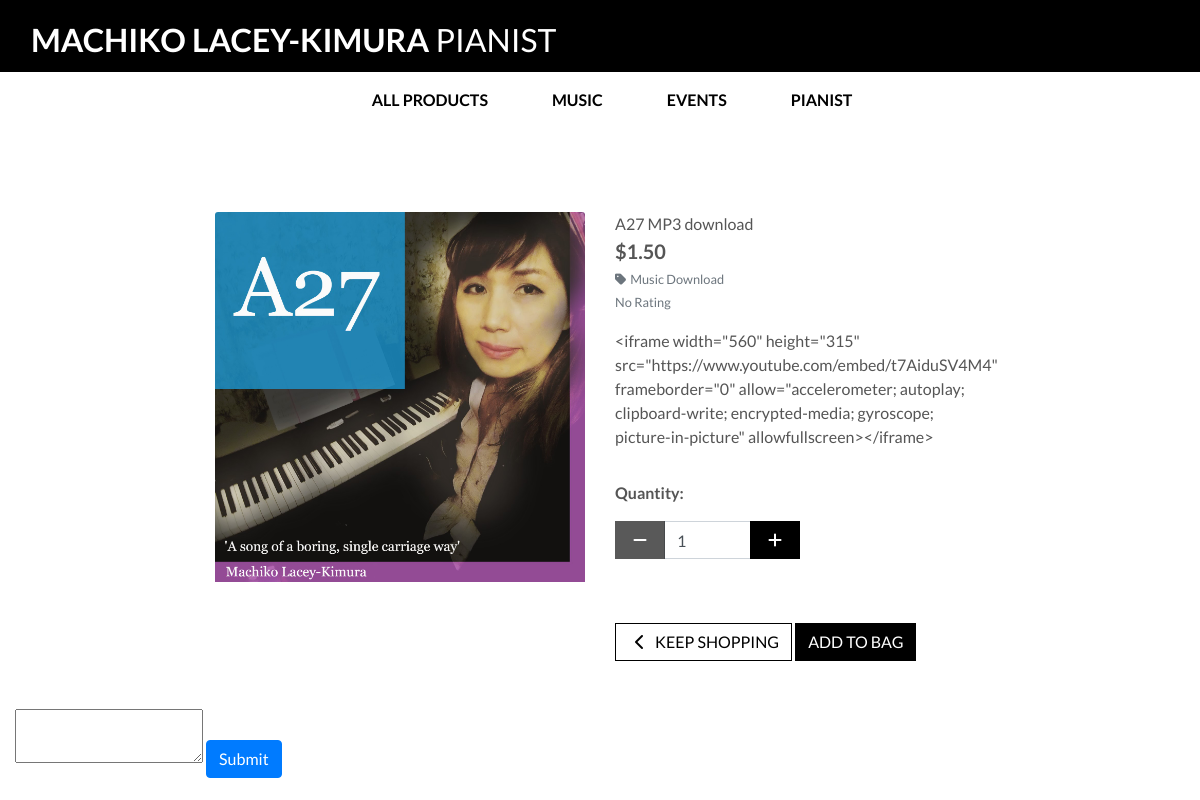
Page /products/1/ on the earlier database version.
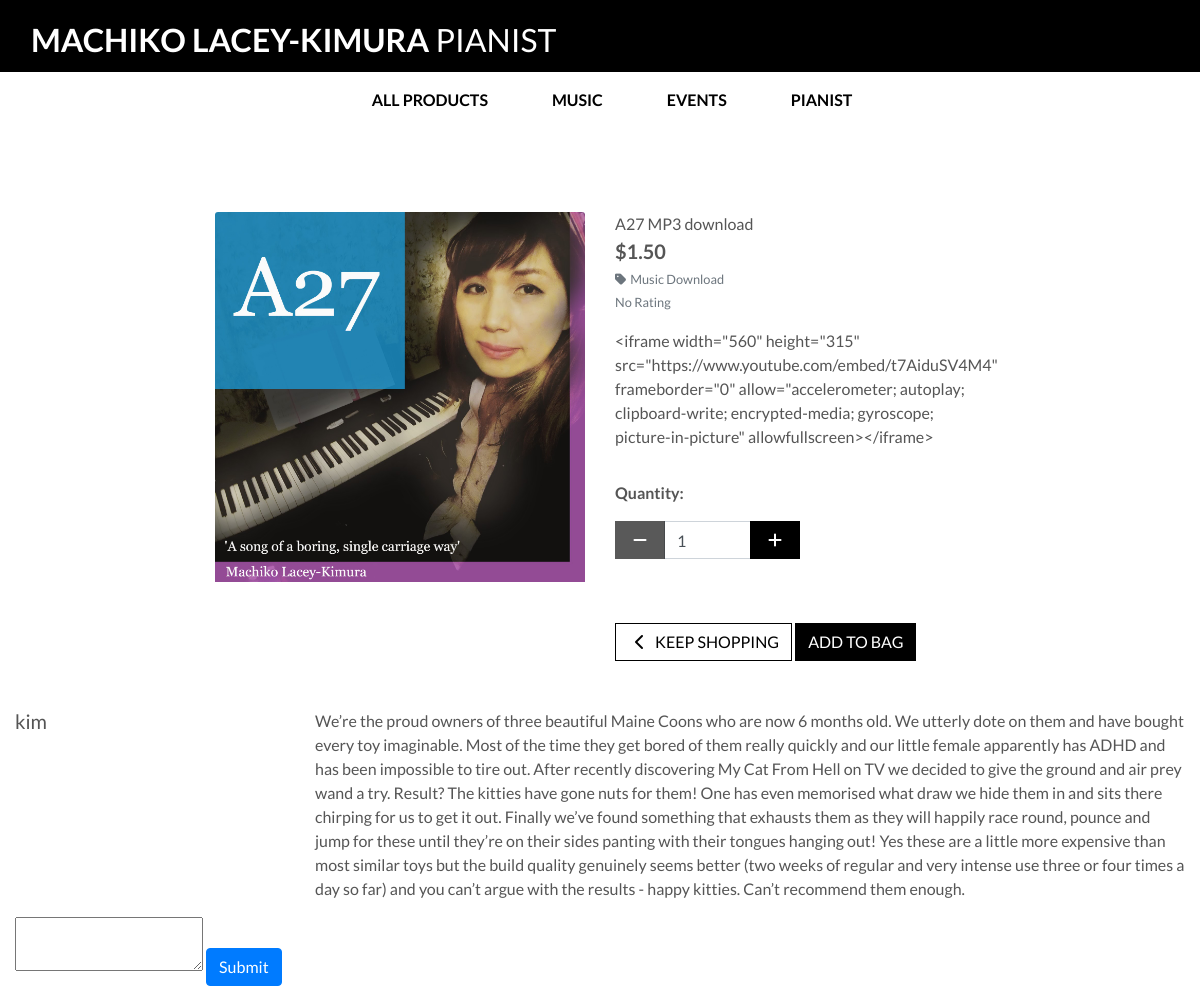
Same page on the later database version.
### products/models.py (models this page shows, shortened)
class Product(models.Model):
    category = models.ForeignKey('Category', null=True, blank=True, on_delete=models.SET_NULL)
    sku = models.CharField(max_length=254, null=True, blank=True)
    name = models.CharField(max_length=254)
    description = models.TextField()
    has_sizes = models.BooleanField(default=False, null=True, blank=True)
    price = models.DecimalField(max_digits=6, decimal_places=2)
    rating = models.DecimalField(max_digits=6, decimal_places=2, null=True, blank=True)
    image_url = models.URLField(max_length=1024, null=True, blank=True)
    image = models.ImageField(null=True, blank=True)

class Category(models.Model):
    class Meta:
        verbose_name_plural = 'Categories'
    name = models.CharField(max_length=254)
    friendly_name = models.CharField(max_length=254, null=True, blank=True)

class Review(models.Model):
    product = models.ForeignKey(
        Product, on_delete=models.CASCADE)
    user = models.ForeignKey(User, on_delete=models.CASCADE)
    comment = models.TextField(max_length=1000)
    created_at = models.DateField(auto_now_add=True)
    updated_at = models.DateField(auto_now=True)

### products/views.py (the view)
# urls.py: path('<int:product_id>/', views.product_detail, name='product_detail'),
def product_detail(request, product_id):
    product = get_object_or_404(Product, pk=product_id)
    reviews = Review.objects.filter(product=product_id)
    context = {
        'product': product,
        'reviews': reviews,
    }
    return render(request, 'products/product_detail.html', context)

### bag/contexts.py (called while the page is built, shortened)
def bag_contents(request):
    bag_items = []
    total = 0
    product_count = 0
    bag = request.session.get('bag', {})
    if total < settings.FREE_DELIVERY_THRESHOLD:
        delivery = total * Decimal(settings.STANDARD_DELIVERY_PERCENTAGE / 100)
        free_delivery_delta = settings.FREE_DELIVERY_THRESHOLD - total
    else:
        delivery = 0
        free_delivery_delta = 0
    grand_total = delivery + total
    context = {
        'bag_items': bag_items,
        'total': total,
        'product_count': product_count,
        'delivery': delivery,
        'free_delivery_delta': free_delivery_delta,
        'free_delivery_threshold': settings.FREE_DELIVERY_THRESHOLD,
        'grand_total': grand_total,
    }
    return context

### products/templates/products/product_detail.html (shortened to what this page needs)
{% extends "base.html" %}
{% load static %}
{% block page_header %}
    <div class="container header-container">
    </div>
{% endblock %}
{% block content %}
    <div class="overlay"></div>
    <div class="container-fluid">
        <div class="row">
            <div class="col-12 col-md-6 col-lg-4 offset-lg-2">
                <div class="image-container my-5">
                    {% if product.image %}
                        <a href="{{ product.image.url }}" target="_blank">
                            <img class="card-img-top img-fluid" src="{{ product.image.url }}" alt="{{ product.name }}">
                        </a>
                        {% else %}
                        <a href="">
                            <img class="card-img-top img-fluid" src="{{ MEDIA_URL }}noimage.png" alt="{{ product.name }}">
                        </a>
                    {% endif %}
                </div>
            </div>
            <div class="col-12 col-md-6 col-lg-4">
                <div class="product-details-container mb-5 mt-md-5">
                    <p class="mb-0">{{ product.name }}</p>
                    <p class="lead mb-0 text-left font-weight-bold">${{ product.price }}</p>
                    {% if product.category %}
                    <p class="small mt-1 mb-0">
                        <a class="text-muted" href="{% url 'products' %}?category={{ product.category.name }}">
                            <i class="fas fa-tag mr-1"></i>{{ product.category.friendly_name }}
                        </a>
                    </p>
                    {% endif %}
                    {% if product.rating %}
                        <small class="text-muted"><i class="fas fa-star mr-1"></i>{{ product.rating }} / 5</small>
                    {% else %}
                        <small class="text-muted">No Rating</small>
                    {% endif %}
                    <p class="mt-3">{{ product.description }}</p>
                    <form class="form" action="{% url 'add_to_bag' product.id %}" method="POST">
                        <div class="form-row">
                            {% with product.has_sizes as s %}
                            <div class="col-12">
                                <p class="mt-3"><strong>Quantity:</strong></p>
                                <div class="form-group w-50">
                                    <div class="input-group">
                                        <div class="input-group-prepend">
                                            <button class="decrement-qty btn btn-black rounded-0"
                                                data-item_id="{{ product.id }}" id="decrement-qty_{{ product.id }}">
                                                <span class="icon">
                                                    <i class="fas fa-minus"></i>
                                                </span>
                                            </button>
                                        </div>
                                        <input class="form-control qty_input" type="number"
                                            name="quantity" value="1" min="1" max="99"
                                            data-item_id="{{ product.id }}"
                                            id="id_qty_{{ product.id }}">
                                        <div class="input-group-append">
                                            <button class="increment-qty btn btn-black rounded-0"
                                                data-item_id="{{ product.id }}" id="increment-qty_{{ product.id }}">
                                                <span class="icon">
                                                    <i class="fas fa-plus"></i>
                                                </span>
                                            </button>
                                        </div>
                                    </div>
                                </div>
                            </div>
                            <div class="col{% if s %}-12 mt-2{% endif %}">
                                <a href="{% url 'products' %}" class="btn btn-outline-black rounded-0 mt-5">
                                    <span class="icon">
                                        <i class="fas fa-chevron-left"></i>
                                    </span>
                                    <span class="text-uppercase">Keep Shopping</span>
                                </a>
                                <input type="submit" class="btn btn-black rounded-0 text-uppercase mt-5" value="Add to Bag">
                            </div>
                            {% endwith %}
                        </div>
                    </form>
                </div>
            </div>
        </div>
<div class="reviews">
    <div class="row">
        <div class="col-sm-12">
                {% for review in reviews %}
                            <div class="row">
                                <div class="col-md-3">
                                    <h5 class="text-left">{{ review.user.username }}</h5>
                                </div>
                                <div class="col-md-9">
                                    <p>{{ review.comment }}</p>
                                </div>
                            </div>
                {% endfor %}
        </div>
    </div>
    <div class="row">
        <div class="col-sm-12">
                <form action="{% url 'add_review' product.pk %}" method="POST">
                <textarea name="comment"></textarea>
                <input type="submit" class="btn btn-primary" value="Submit">
            </form>
        </div>
    </div>
</div>
    </div>
{% endblock %}

### templates/base.html (shortened to what this page needs)
{% load static %}
<!doctype html>
<html lang="en">
  <head>
    {% block corecss %}
        <link rel="stylesheet" href="https://stackpath.bootstrapcdn.com/bootstrap/4.4.1/css/bootstrap.min.css">
        <link rel="stylesheet" href="{% static 'css/base.css' %}">
    {% endblock %}
  </head>
  <body>
    <header class="container-fluid fixed-top">
        <div id="topnav" class="row  bg-black  pt-lg-2 d-none d-lg-flex">
            <div class="col-12 col-lg-8 my-auto py-1 py-lg-0 text-center text-lg-left">
                <a href="{% url 'home' %}" class="nav-link main-logo-link">
                    <h2 class="logo-font text-white my-0"><strong>Machiko Lacey-Kimura</strong> Pianist</h2>
                </a>
            </div>
            <div class="col-12 col-lg-4 my-auto py-1 py-lg-0">
                <ul class="list-inline list-unstyled text-center text-lg-right my-0">
                    <li class="list-inline-item dropdown">
                        <a class="text-black nav-link" href="#" id="user-options" data-toggle="dropdown" aria-haspopup="true" aria-expanded="false">
                            <div class="text-center">
                                <div><i class="fas fa-user fa-lg"></i></div>
                                <p class="my-0">My Account</p>
                            </div>
                        </a>
                    </li>
                    <li class="list-inline-item">
                        <a class="{% if grand_total %}text-info font-weight-bold{% else %}text-black{% endif %} nav-link" href="{% url 'view_bag' %}">
                            <div class="text-center">
                                <div><i class="fas fa-shopping-bag fa-lg"></i></div>
                                <p class="my-0">
                                </p>
                            </div>
                        </a>
                    </li>
                </ul>
            </div>
        </div>
        <div class="row bg-white ">
            <nav class="navbar navbar-expand-lg navbar-light w-100">
                {% include 'includes/main-nav.html' %}
            </nav>
        </div>
    </header>
    {% block page_header %}
    {% endblock %}
    {% block content %}
    {% endblock %}
  </body>
</html>

### templates/includes/main-nav.html (shortened to what this page needs)
<div class="collapse navbar-collapse" id="main-nav">
    <ul class="navbar-nav w-auto mx-auto">
        <li class="nav-item dropdown">
            <a class="logo-font font-weight-bold nav-link text-black mr-5" href="#" id="all-products-link" data-toggle="dropdown" aria-haspopup="true" aria-expanded="false">
                All Products
            </a>
        </li>
        <li class="nav-item dropdown">
            <a class="logo-font font-weight-bold nav-link text-black mr-5" href="#" id="clothing-link" data-toggle="dropdown" aria-haspopup="true" aria-expanded="false">
                Music
            </a>
        </li>
        <li class="nav-item dropdown">
            <a class="logo-font font-weight-bold nav-link text-black mr-5" href="#" id="homeware-link" data-toggle="dropdown" aria-haspopup="true" aria-expanded="false">
                Events
            </a>
        </li>
        <li class="nav-item dropdown">
            <a class="logo-font font-weight-bold nav-link text-black" href="#" id="specials-link" data-toggle="dropdown" aria-haspopup="true" aria-expanded="false">
                Pianist
            </a>
        </li>
    </ul>
</div>

### static/css/base.css (style rules this page uses)
html { height: 100%; }
body { height: calc(100vh - 164px); color: #555; font-family: 'Lato', sans-serif; }
.icon { align-items: center; display: inline-flex; justify-content: center; height: 1.5rem; width: 1.5rem; }
.logo-font { text-transform: uppercase; }
.main-logo-link { width: fit-content; }
.btn-black { background: black; color: white; }
.btn-outline-black { background: white; color: black !important; border: 1px solid black; }
.text-black { color: #000 !important; }
.bg-black { background: #000 !important; }
.overlay { height: 100%; width: 100%; top: 0; left: 0; position: fixed; background: white; z-index: -1; }
@media (min-width: 1200px) { .container { max-width: 80%; } }
@media (min-width: 992px) { .header-container { padding-top: 164px; } }

Differences in the rows shown:
added Review: user.username "kim", comment "We’re the proud owners of three beautiful Maine Coons who are now 6 months old. We utterly dote on them and have bought every toy imaginable. Most of the time they get bored of them really quickly and our little female apparently has ADHD and has been impossible to tire out. After recently discovering My Cat From Hell on TV we decided to give the ground and air prey wand a try. Result? The kitties have gone nuts for them! One has even memorised what draw we hide them in and sits there chirping for us to get it out. Finally we’ve found something that exhausts them as they will happily race round, pounce and jump for these until they’re on their sides panting with their tongues hanging out!…"
